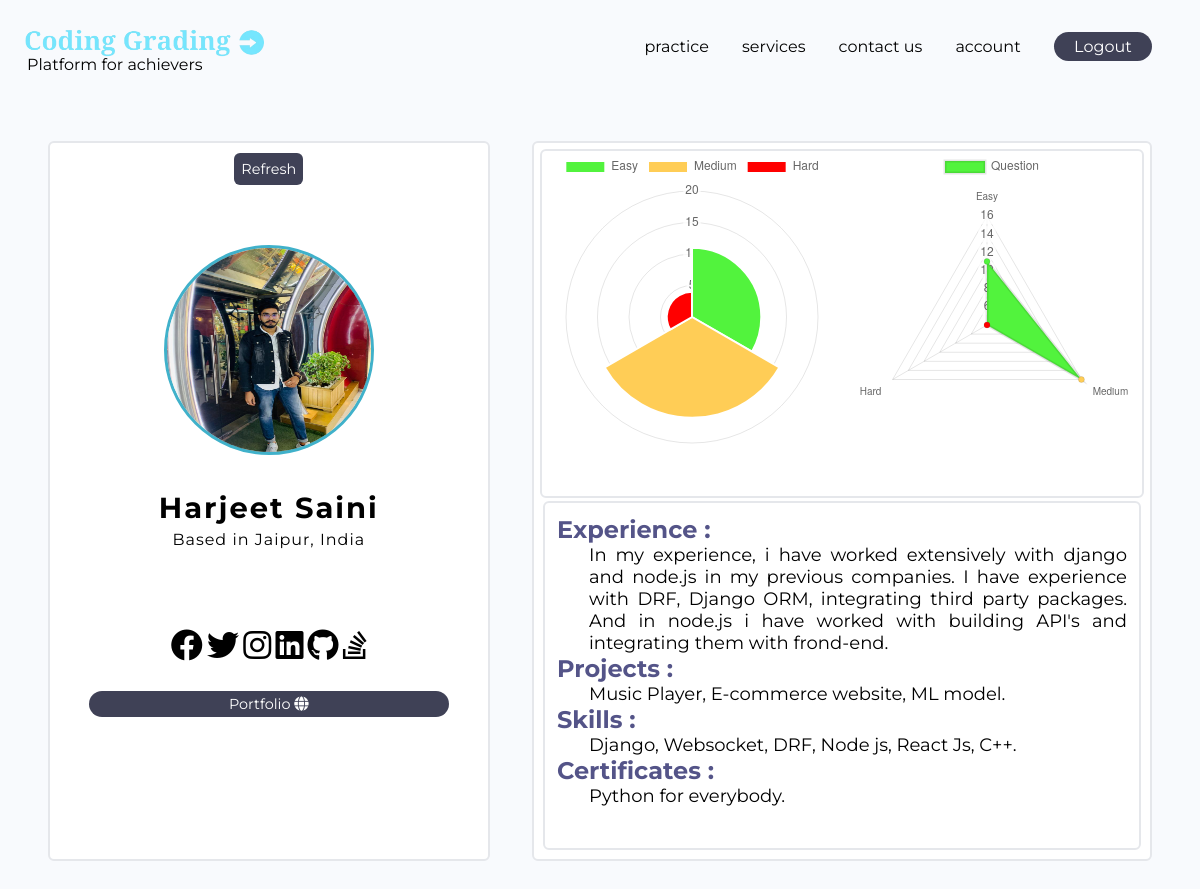
The page /user/ (signed in) on the database its author committed.
### user/models.py (models this page shows, shortened)
class Profile(models.Model):
    user=models.OneToOneField(User,on_delete=models.CASCADE,null=True,blank=True)
    first_name=models.CharField(max_length=200,blank=False,null=False)
    last_name=models.CharField(max_length=200,blank=False,null=False)
    email=models.EmailField(max_length=500,blank=False,null=False)
    username=models.CharField(max_length=200,blank=True,null=True)
    location=models.CharField(max_length=200,blank=True,null=True)
    short_bio=models.CharField(max_length=200,blank=True,null=True)
    profile_image=models.ImageField(null=True,blank=True,upload_to='profiles/',default='profiles/user-default.png')
    social_github=models.CharField(max_length=200,blank=True,null=True)
    social_twitter=models.CharField(max_length=200,blank=True,null=True)
    social_linkedin=models.CharField(max_length=200,blank=True,null=True)
    social_stackoverflow=models.CharField(max_length=200,blank=True,null=True)
    social_facebook=models.CharField(max_length=200,blank=True,null=True)
    social_instagram=models.CharField(max_length=200,blank=True,null=True)
    social_portfolio=models.CharField(max_length=200,blank=True,null=True)
    created=models.DateTimeField(auto_now_add=True)
    experience=models.CharField(max_length=1000, null=True, blank=True)
    projects=models.CharField(max_length=1000, null=True, blank=True)
    skills=models.CharField(max_length=1000, null=True, blank=True)
    certificates=models.CharField(max_length=1000, null=True, blank=True)
    achieviements=models.CharField(max_length=1000, null=True, blank=True)
    training=models.CharField(max_length=1000, null=True, blank=True)
    id=models.UUIDField(default=uuid.uuid4,unique=True,primary_key=True,editable=False)

### user/views.py (the view)
# urls.py: path('',views.account,name='account'),
@login_required(login_url='login')
def account(request):
    profile=request.user.profile
    context={
        'profile':profile,
    }
    return render(request,'user/account.html',context)

### user/templates/user/account.html
{% extends 'main.html' %}
{%block content %}
{% load static %}
<div class="account-main">
   <div class="account-profile">
      <div class="account-profile-cover">
         <a class="account-profile-cover-1 submit" href="">Refresh</a>
         <img class="account-profile-cover-2" src="{{profile.profile_image.url}}" alt="profile_img">
         <h2>{{profile.first_name}} {{profile.last_name}}</h2>
         <p>Based in {{profile.location}}</p>
         <div class="account-profile-cover-3">
            <a href="{{profile.social_facebook}}" target="_blank"><i class="fa-brands fa-facebook fa-2x"></i></a>
            <a href="{{profile.social_twitter}}" target="_blank"><i class="fa-brands fa-twitter fa-2x"></i></a>
            <a href="{{profile.social_instagram}}" target="_blank"><i class="fa-brands fa-instagram fa-2x"></i></a>
            <a href="{{profile.social_linkedin}}" target="_blank"><i class="fa-brands fa-linkedin fa-2x"></i></a>
            <a href="{{profile.social_github}}" target="_blank"><i class="fa-brands fa-github fa-2x"></i></a>
            <a href="{{profile.social_stackoverflow}}" target="_blank"> <i
                  class="fa-brands fa-stack-overflow fa-2x"></i></a>
         </div>
         <a class="submit account-profile-cover-4" href="{{profile.social_portfolio}}" target="_blank">Portfolio <i
               class="fa-solid fa-globe"></i></a>
      </div>
      <div class="account-graph-section">
         <div class="account-graph2">
            <div class="account-graph2-graph">
               <canvas id="myChart1"></canvas>
            </div>
            <div class="account-graph2-points">
               <canvas id="myChart2"></canvas>
            </div>
         </div>
         <div class="account-graph1">
            {% if profile.experience%}
            <h2>Experience :</h2>
            <p>{{profile.experience}}</p>
            {% endif%}
            {% if profile.projects%}
            <h2>Projects :</h2>
            <p>{{profile.projects}}</p>
            {% endif%}
            {% if profile.skills%}
            <h2>Skills :</h2>
            <p>{{profile.skills}}</p>
            {% endif%}
            {% if profile.certificates%}
            <h2>Certificates :</h2>
            <p>{{profile.certificates}}</p>
            {% endif%}
         </div>
      </div>
   </div>
</div>
<script>
   var myChart = new Chart(
      document.getElementById('myChart0'),
      config0
   );
   var myChart = new Chart(
      document.getElementById('myChart1'),
      config1
   );
   var myChart = new Chart(
      document.getElementById('myChart2'),
      config2
   );
   // var myChart = new Chart(
   //    document.getElementById('myChart3'),
   //    config3
   // );
</script>
{% endblock content %}

### static/styles/main.css (style rules this page uses)
* { margin: 0; padding: 0; box-sizing: border-box; }
html { font-family: 'Montserrat', sans-serif; background-color: #f8fafd; }
a { text-decoration: none; color: #000; }
.submit { border-radius: 6px; border: transparent; background-color: #3f4156; color: white; font-size: .9rem; }
.account-main { display: flex; flex-direction: column; justify-content: space-between; padding: 4%; }
.account-profile { display: flex; justify-content: space-between; }
.account-profile-cover { display: flex; flex-direction: column; align-items: center; background-color: white; border: 2px solid #e5e7eb; border-radius: 6px; flex-basis: 40%; height: 90vh; }
.account-profile-cover-1 { margin-top: 10px; padding: 7px; }
.account-profile-cover-2 { border: 3px solid #40b1ca; border-radius: 50%; width: 210px; height: 210px; margin-top: 60px; }
.account-profile-cover h2 { letter-spacing: 2px; font-size: 29px; font-weight: 700; margin-top: 35px; }
.account-profile-cover p { letter-spacing: 1px; margin-top: 5px; }
.account-profile-cover-3 { margin-top: 80px; }
.account-profile-cover-4 { padding: 4px 140px; border-radius: 15px; margin-top: 30px; }
.account-graph-section { display: flex; flex-direction: column; flex-basis: 50%; background-color: white; border: 2px solid #e5e7eb; border-radius: 6px; padding: 6px; }
.account-graph1 { flex-basis: 50%; background-color: white; border: 2px solid #e5e7eb; border-radius: 6px; margin: 3px; padding: 12px; }
.account-graph1 h2 { color: rgb(84, 84, 136); }
.account-graph1 p { font-size: 18px; margin-left: 32px; text-align: justify; }
.account-graph2 { display: flex; flex-basis: 50%; background-color: white; border: 2px solid #e5e7eb; border-radius: 6px; }

### rows shown on the page
Profile: profile_image (picture), first_name "Harjeet", last_name "Saini", location "Jaipur, India", experience "In my experience, i have worked extensively with django and node.js in my previous companies. I have experience with DRF, Django ORM, integrating third party packages. And in node.js i have worked with building API's and integrating them with frond-end.", projects "Music Player, E-commerce website, ML model.", skills "Django, Websocket, DRF, Node js, React Js, C++.", certificates "Python for everybody."
